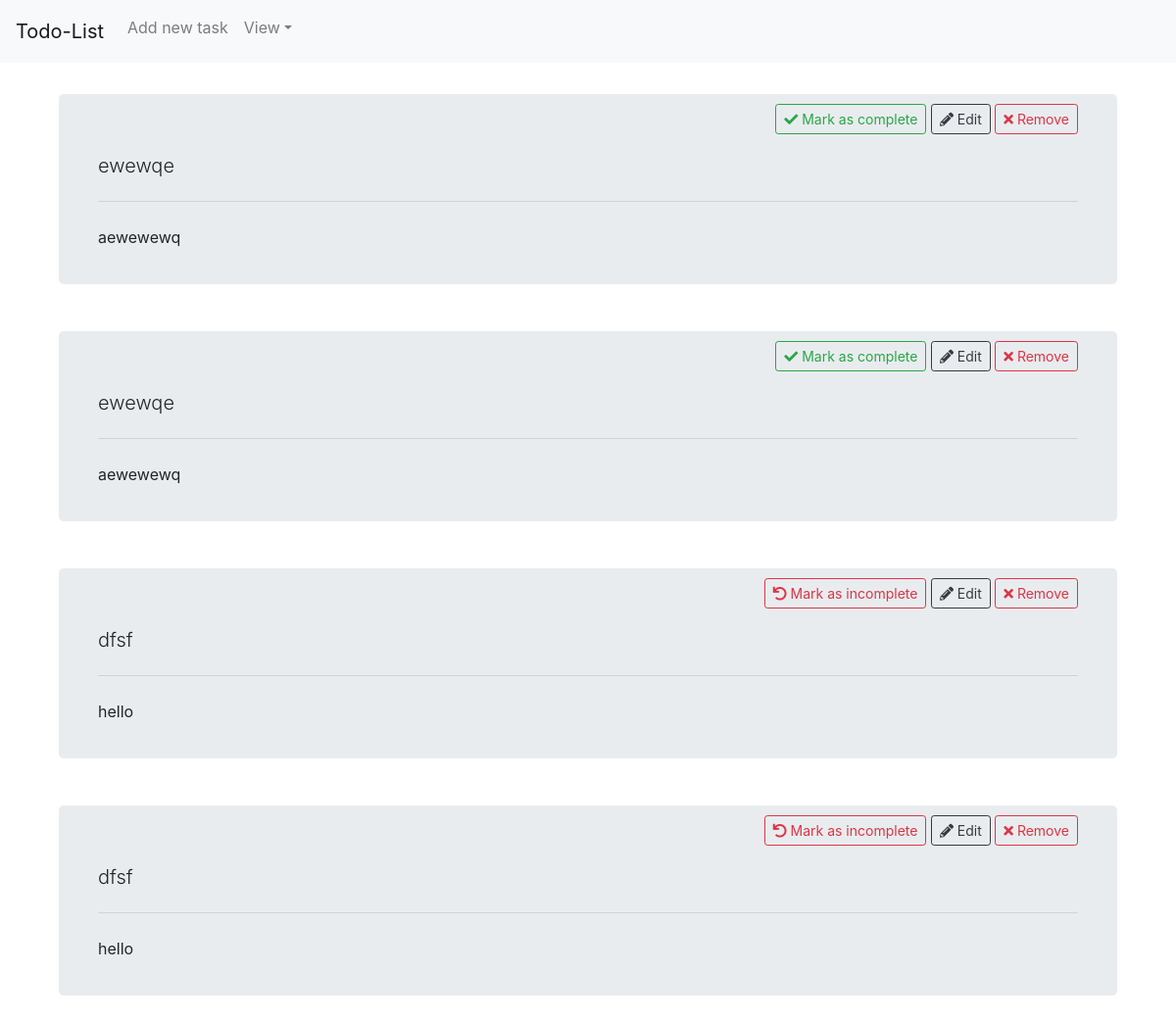
Before: / with the older database file.
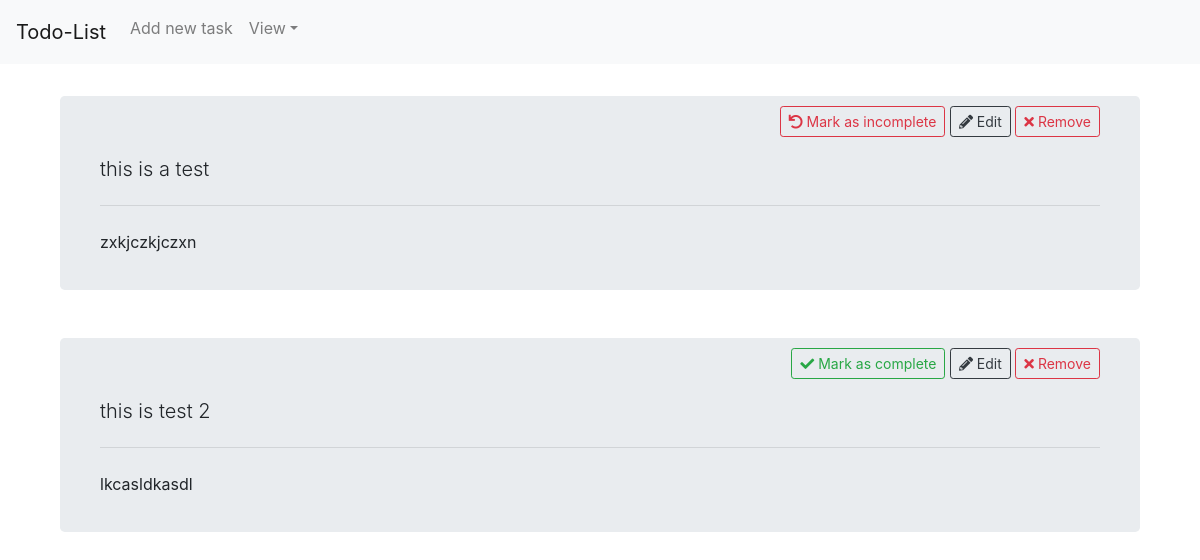
After: the same page with the newer database file.
### app/models.py (models this page shows, shortened)
class Task(db.Model):
    id = db.Column(db.Integer, primary_key=True)
    title = db.Column(db.String(100))
    description = db.Column(db.String(500))
    completed = db.Column(db.Boolean)

### app/views.py (the view)
@app.route('/')
def index():
    taskView = 0
    if databaseView == 0:
        taskView = db.session.query(Task).order_by(Task.id.desc()).all()
    elif databaseView == 1:
        taskView = db.session.query(Task).order_by(Task.id.desc()).filter_by(completed = True)
    elif databaseView == 2:
        taskView = db.session.query(Task).order_by(Task.id.desc()).filter_by(completed = False)
    return render_template( 'index.html',
        title='To-do list',
        tasks=db.session.query(Task).order_by(Task.id.desc()).all()
    )

### app/templates/index.html
{% extends "base.html" %}
{% block content %}
<div id="content-container" class="container">
  <div class="row">
    {% for task in tasks %}
    <div class="col-12">
      <p>
        {% with taskDetails = task, edit = isEdit %}
          {% include'task.html' %}
        {% endwith %}
      </p>
    </div>
    {% endfor %}
  </div>
</div>
{% endblock %}

### app/templates/base.html (shortened to what this page needs)
<html>
  <head>
    {% include 'includes.html' %}
  </head>
  <body>
    {% include'navigation.html' %}
    <section id="content">
    {% block content %}
    {% endblock %}
    </section>
  </body>
</html>

### app/templates/includes.html (shortened to what this page needs)
<link rel="stylesheet" href="https://maxcdn.bootstrapcdn.com/bootstrap/4.0.0/css/bootstrap.min.css">
<link rel="stylesheet" href="https://use.fontawesome.com/releases/v5.3.1/css/all.css">
<link type="text/css" rel="stylesheet" href="{{ url_for('static', filename='styles.css') }}" />

### app/templates/navigation.html (shortened to what this page needs)
<nav class="navbar fixed-top navbar-expand-lg navbar-light bg-light">
  <a class="navbar-brand" href="/">Todo-List</a>
  <div class="collapse navbar-collapse" id="navbarSupportedContent">
    <ul class="navbar-nav mr-auto">
      <li class="nav-item">
        <a id="new-task" class="nav-link" href="#">Add new task</a>
      </li>
      <li class="nav-item dropdown">
        <label class="nav-link dropdown-toggle" id="view" role="button" data-toggle="dropdown" aria-haspopup="true" aria-expanded="false">View</label>
      </li>
    </ul>
  </div>
</nav>

### app/templates/task.html (shortened to what this page needs)
<div class="col-12">
  <div id="taskItem-{{ taskDetails.id }}" class="task jumbotron">
    <div class="actions">
      <div data-view="info">
        {% if taskDetails.completed %}
          <button id="incomplete" type="button" class="btn btn btn-outline-danger btn-sm" aria-label="Complete">
            <i class="fas fa-undo"></i>
            Mark as incomplete
          </button>
        {% else %}
          <button id="complete" type="button" class="btn btn btn-outline-success btn-sm" aria-label="Incomplete">
            <i class="fas fa-check"></i>
            Mark as complete
          </button>
        {% endif %}
        <button id="edit" type="button" class="btn btn btn-outline-dark btn-sm" aria-label="Edit">
          <i class="fas fa-pencil-alt"></i>
          Edit
        </button>
        <button id="delete" type="button" class="btn btn btn-outline-danger btn-sm" aria-label="Delete">
          <i class="fas fa-times"></i>
          Remove
        </button>
      </div>
    </div>
    <div class="row">
      <div class="col-12" data-view="info">
          <h4 class="lead">{{ taskDetails.title }}</h4>
          <hr class="my-4">
          <p>{{ taskDetails.description }}</p>
      </div>
    </div>
  </div>
</div>

### app/static/styles.css (style rules this page uses)
html { -webkit-box-sizing: border-box; -moz-box-sizing: border-box; box-sizing: border-box; }
*, *:before, *:after { -webkit-box-sizing: inherit; -moz-box-sizing: inherit; box-sizing: inherit; }
body { margin: 0; padding: 0; }
body section#content { padding-top: 80px; }
nav.navbar { margin-bottom: 30px; }
.task { position: relative; padding: 10px 40px 20px 40px; }
.task .actions { z-index: 1; text-align: right; margin-bottom: 20px; }

Changed rows visible on the page:
removed Task: completed False (drawn), title "ewewqe", description "aewewewq"
removed Task: completed False (drawn), title "ewewqe", description "aewewewq"
removed Task: completed True (drawn), title "dfsf", description "hello"
removed Task: completed True (drawn), title "dfsf", description "hello"
added Task: completed True (drawn), title "this is a test", description "zxkjczkjczxn"
added Task: completed False (drawn), title "this is test 2", description "lkcasldkasdl"
